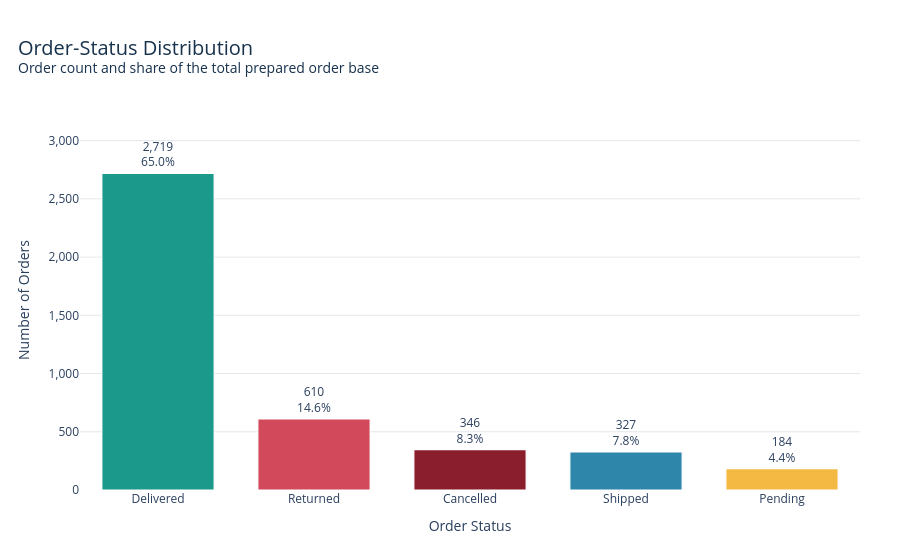

Notebook source saved alongside this figure:
### Markdown cell above
##### 📊 Univariate Visual 1: Order-Status Distribution

**Executive Question:** How is the total order base distributed across Delivered, Returned, Cancelled, Shipped, and Pending statuses?

**Business Purpose:** Assess order-lifecycle composition and identify the proportion of orders associated with completed, unsuccessful, or incomplete outcomes.

**Visual Encoding:**

- Bar height represents the number of orders.
- Bar labels represent each status as a percentage of total orders.
- Consistent status colors distinguish Delivered, Returned, Cancelled, Shipped, and Pending orders.

### Code cell
status_order = ["Delivered","Returned","Cancelled","Shipped","Pending"]
status_distribution = (df["order_status"].value_counts().reindex(status_order).fillna(0).astype(int).rename_axis("order_status").reset_index(name="orders"))
status_distribution["order_share_pct"] = (status_distribution["orders"] / status_distribution["orders"].sum() * 100)
status_distribution["display_label"] = (status_distribution["orders"].map(lambda value: f"{value:,}") + "<br>" + status_distribution["order_share_pct"].map(lambda value: f"{value:.1f}%"))
maximum_orders = (status_distribution["orders"].max())

fig = px.bar(status_distribution, x="order_status", y="orders",color="order_status", text="display_label", color_discrete_map=STATUS_COLORS, custom_data=["order_share_pct"],
    title=("Order-Status Distribution""<br><sup>" "Order count and share of the total prepared order base""</sup>" ),
    labels={"order_status": "Order Status","orders": "Number of Orders" },
    template=PLOTLY_TEMPLATE)

fig.update_traces(textposition="outside",cliponaxis=False,marker_line_color="white", marker_line_width=1.2,hovertemplate=("<b>%{x}</b><br>" "Orders: %{y:,.0f}<br>" "Order Share: %{customdata.2f}%" "<extra></extra>"))

fig.update_layout(height=560,showlegend=False, title={"x": 0.02, "xanchor": "left","font": {"size": 20,"color": COLORS["navy"]}},
    xaxis={"title": "Order Status","categoryorder": "array","categoryarray": status_order,"showgrid": False},
    yaxis={"title": "Number of Orders","range": [0, maximum_orders * 1.20],"tickformat": ",.0f","gridcolor": "#E4E7EC","zeroline": False},
    plot_bgcolor="white",paper_bgcolor="white",margin={"l": 80,"r": 40,"t": 110,"b": 70},
    bargap=0.28)

fig.show()

### Figure 1 — Plotly figure (JSON) as saved in the notebook; plotly's stock layout.template omitted (floating-point values rounded to 4 significant figures)
{"data": [{"cliponaxis": false, "customdata": [[64.95]], "hovertemplate": "<b>%{x}</b><br>Orders: %{y:,.0f}<br>Order Share: %{customdata.2f}%<extra></extra>", "legendgroup": "Delivered", "marker": {"color": "#1B998B", "line": {"color": "white", "width": 1.2}, "pattern": {"shape": ""}}, "name": "Delivered", "orientation": "v", "showlegend": true, "text": ["2,719<br>65.0%"], "textposition": "outside", "type": "bar", "x": ["Delivered"], "xaxis": "x", "y": [2719], "yaxis": "y"}, {"cliponaxis": false, "customdata": [[14.57]], "hovertemplate": "<b>%{x}</b><br>Orders: %{y:,.0f}<br>Order Share: %{customdata.2f}%<extra></extra>", "legendgroup": "Returned", "marker": {"color": "#D1495B", "line": {"color": "white", "width": 1.2}, "pattern": {"shape": ""}}, "name": "Returned", "orientation": "v", "showlegend": true, "text": ["610<br>14.6%"], "textposition": "outside", "type": "bar", "x": ["Returned"], "xaxis": "x", "y": [610], "yaxis": "y"}, {"cliponaxis": false, "customdata": [[8.266]], "hovertemplate": "<b>%{x}</b><br>Orders: %{y:,.0f}<br>Order Share: %{customdata.2f}%<extra></extra>", "legendgroup": "Cancelled", "marker": {"color": "#8B1E2D", "line": {"color": "white", "width": 1.2}, "pattern": {"shape": ""}}, "name": "Cancelled", "orientation": "v", "showlegend": true, "text": ["346<br>8.3%"], "textposition": "outside", "type": "bar", "x": ["Cancelled"], "xaxis": "x", "y": [346], "yaxis": "y"}, {"cliponaxis": false, "customdata": [[7.812]], "hovertemplate": "<b>%{x}</b><br>Orders: %{y:,.0f}<br>Order Share: %{customdata.2f}%<extra></extra>", "legendgroup": "Shipped", "marker": {"color": "#2E86AB", "line": {"color": "white", "width": 1.2}, "pattern": {"shape": ""}}, "name": "Shipped", "orientation": "v", "showlegend": true, "text": ["327<br>7.8%"], "textposition": "outside", "type": "bar", "x": ["Shipped"], "xaxis": "x", "y": [327], "yaxis": "y"}, {"cliponaxis": false, "customdata": [[4.396]], "hovertemplate": "<b>%{x}</b><br>Orders: %{y:,.0f}<br>Order Share: %{customdata.2f}%<extra></extra>", "legendgroup": "Pending", "marker": {"color": "#F4B942", "line": {"color": "white", "width": 1.2}, "pattern": {"shape": ""}}, "name": "Pending", "orientation": "v", "showlegend": true, "text": ["184<br>4.4%"], "textposition": "outside", "type": "bar", "x": ["Pending"], "xaxis": "x", "y": [184], "yaxis": "y"}], "layout": {"bargap": 0.28, "barmode": "relative", "height": 560, "legend": {"title": {"text": "Order Status"}, "tracegroupgap": 0}, "margin": {"b": 70, "l": 80, "r": 40, "t": 110}, "paper_bgcolor": "white", "plot_bgcolor": "white", "showlegend": false, "title": {"font": {"color": "#17324D", "size": 20}, "text": "Order-Status Distribution<br><sup>Order count and share of the total prepared order base</sup>", "x": 0.02, "xanchor": "left"}, "xaxis": {"anchor": "y", "categoryarray": ["Delivered", "Returned", "Cancelled", "Shipped", "Pending"], "categoryorder": "array", "domain": [0, 1], "showgrid": false, "title": {"text": "Order Status"}}, "yaxis": {"anchor": "x", "domain": [0, 1], "gridcolor": "#E4E7EC", "range": [0, 3263.0], "tickformat": ",.0f", "title": {"text": "Number of Orders"}, "zeroline": false}}}
